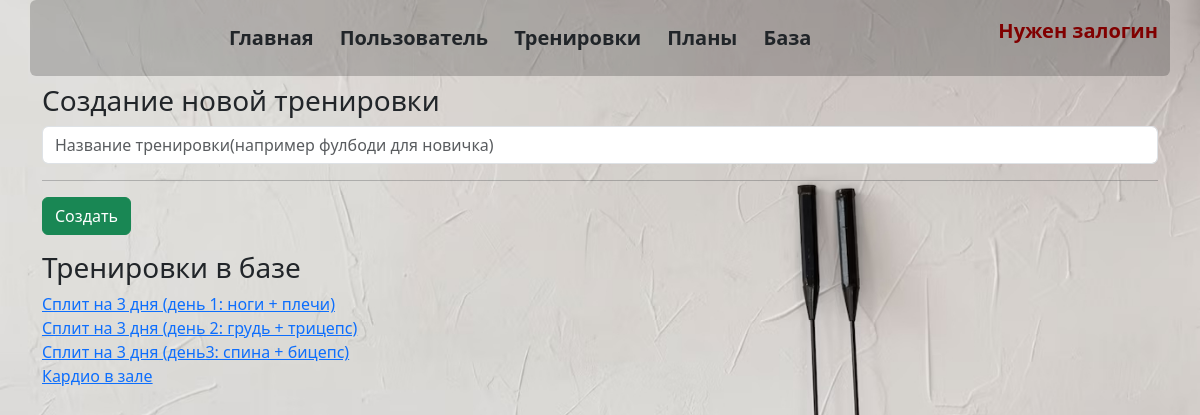
The app's page /new_train, older data.
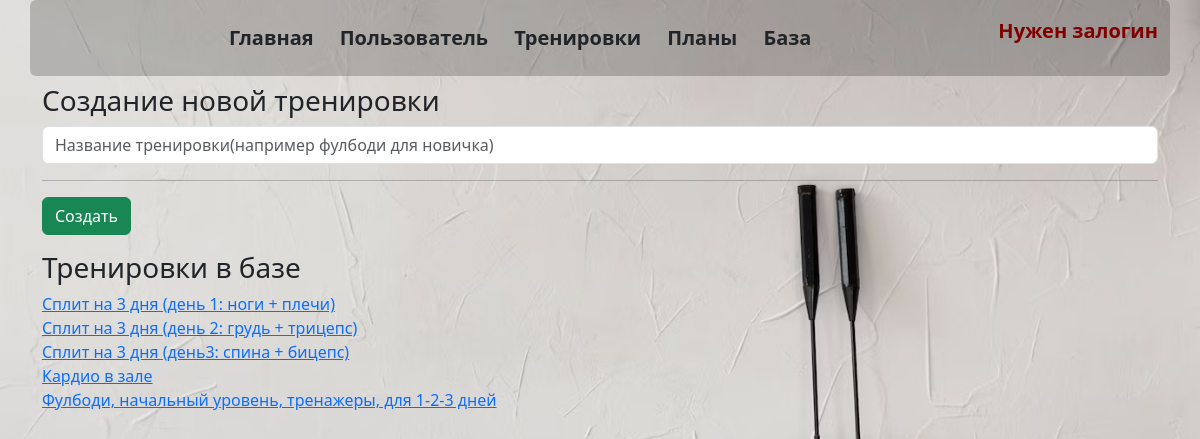
The same page, newer data.
### _models.py (models this page shows, shortened)
class Training(db.Model):
    __tablename__ = 'trainings'
    training_id = db.Column(db.Integer, primary_key=True)
    name = db.Column(db.String(50), nullable=False)
    exercises = relationship('Exercise', secondary='training_exercises', overlaps="trainings")
    user_trainings = relationship('UserTraining', back_populates='training')
    plans = relationship('Plan', secondary='plan_trainings', back_populates='trainings')

### main.py (the view, shortened to what this page needs)
@app.route("/new_train", methods=['POST', 'GET'])
def new_train():
    trains_list = Training.query.all()
    return render_template('new_train.html', trains_list=trains_list)

### templates/new_train.html (shortened to what this page needs)
{% extends 'base.html' %}
{% block body %}
<h3>Создание новой тренировки</h3>
                <form method="post">
                    <input type="text" name="train_name" id="train_name" class="form-control mb-2" required value="{{train_name}}" placeholder="Название тренировки(например фулбоди для новичка)">
                    <hr>
                    <input type="submit" class="btn btn-success" value="Создать">
                </form>
<div class="row mb-3 mt-3">
    <h3>Тренировки в базе</h3>
    {% for train in trains_list %}
    <div class="col-12">
        <a href="/edit_train/{{train.training_id}}">{{train.name}}</a>
    </div>
    {% endfor %}
</div>
{% endblock %}

Row changes from the older to the newer data that the page shows:
added Training: name "Фулбоди, начальный уровень, тренажеры, для 1-2-3 дней"
